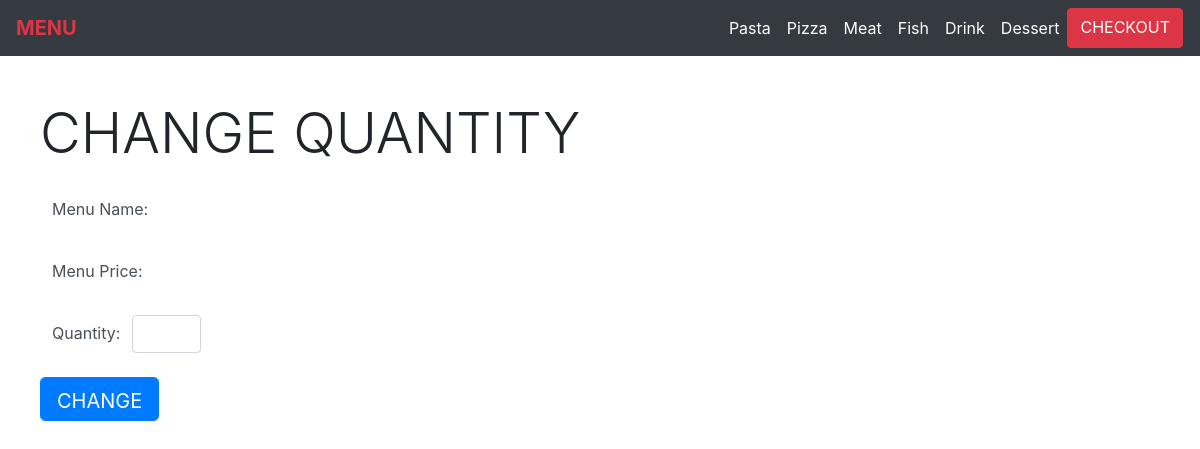
/UI/editOrder.php, run on the app's committed database.
### tables this page shows
CREATE TABLE `categories` (
  `category_id` int(11) NOT NULL,
  `category_name` varchar(50) NOT NULL
);

### class/database.php (called while the page is built, shortened)
<?php
    class Database{
        private $servername = "localhost";
        private $db_username = "root";
        private $db_password = "";
        private $database = "my_portfolio";
        public function __construct(){
            $this->conn = new mysqli($this->servername,$this->db_username,$this->db_password,$this->database);
            return $this->conn;
        }
    }
?>

### categoryAction.php (called while the page is built, shortened)
<?php
    require_once 'class/categories.php';
    $category = new Categories();
?>

### class/categories.php (called while the page is built, shortened)
<?php
    require_once 'database.php';
    class Categories extends Database{
        public function displayCategory(){
            $sql = "SELECT * FROM categories";
            $result = $this->conn->query($sql);
            $rows = array();
            if($result->num_rows > 0){
                while($row = $result->fetch_assoc()){
                    $rows[] = $row;
                }
                return $rows;
            }
        }
    }
?>

### UI/menuHeader.php (the view, shortened to what this page needs)
<?php
    include '../categoryAction.php';
?>
<!DOCTYPE html>
<html lang="en">
<head>
    <link rel="stylesheet" href="https://stackpath.bootstrapcdn.com/bootstrap/4.4.1/css/bootstrap.min.css"
>
</head>
<body>
    <nav class="navbar navbar-expand-lg navbar-dark bg-dark fixed-top">
        <a href="newUserMenu.php" class="navbar-brand text-danger font-weight-bolder">MENU</a>
        <div class="collapse navbar-collapse justify-content-end" id="navbarContent">
            <ul class="nav navbar-nav">
                <div class="row">
                <?php
                    $allCategories = $category->displayCategory();
                    foreach($allCategories as $all_category){
                        $category_id = $all_category['category_id'];
                        $category_name = $all_category['category_name'];
                        echo "
                        <li class='nav-item'>
                            <a class='nav-link text-capitalize text-white' href='newSpecificMenu.php?category_id=".$category_id."'>".$category_name."</a>
                        </li>
                        ";
                    }
                ?>
                <a href="billCalculator.php" class="btn btn-danger text-white mr-3">CHECKOUT</a>
                </div>
            </ul>
        </div>
    </nav>

### data on the page
categories: category_name "Pasta"
categories: category_name "Pizza"
categories: category_name "Meat"
categories: category_name "Fish"
categories: category_name "Drink"
categories: category_name "Dessert"
